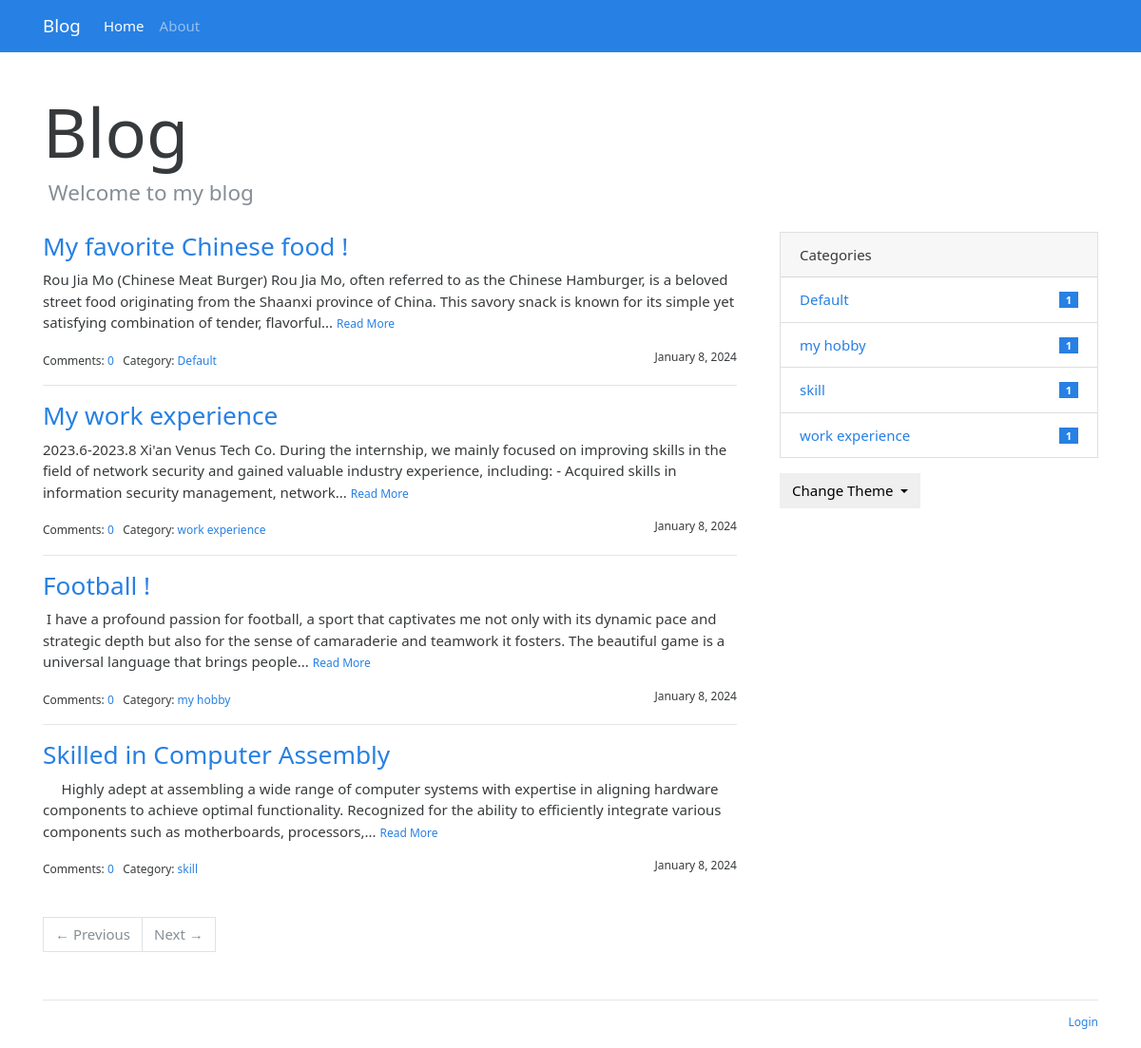
The page / on the database its author committed.
### blog/models.py (models this page shows, shortened)
class Admin(db.Model, UserMixin):
    id = db.Column(db.Integer, primary_key=True)
    username = db.Column(db.String(20))
    password_hash = db.Column(db.String(128))
    blog_title = db.Column(db.String(60))
    blog_sub_title = db.Column(db.String(100))
    name = db.Column(db.String(30))
    about = db.Column(db.Text)

class Post(db.Model):
    id = db.Column(db.Integer, primary_key=True)
    title = db.Column(db.String(60))
    body = db.Column(db.Text)
    timestamp = db.Column(db.DateTime, default=datetime.utcnow, index=True)
    can_comment = db.Column(db.Boolean, default=True)
    category_id = db.Column(db.Integer, db.ForeignKey('category.id'))
    category = db.relationship('Category', back_populates='posts')
    comments = db.relationship('Comment', back_populates='post', cascade='all, delete-orphan')

class Category(db.Model):
    id = db.Column(db.Integer, primary_key=True)
    name = db.Column(db.String(30), unique=True)
    posts = db.relationship('Post', back_populates='category')

### blog/blueprints/blog.py (the view)
@blog_bp.route('/')
def index():
    page = request.args.get('page', 1, type=int)
    per_page = current_app.config['POST_PER_PAGE']
    pagination = Post.query.order_by(Post.timestamp.desc()).paginate(page, per_page=per_page)
    posts = pagination.items
    return render_template('blog/index.html', pagination=pagination, posts=posts)

### blog/__init__.py (called while the page is built)
def register_template_context(app):
    @app.context_processor
    def make_template_context():
        admin = Admin.query.first()
        categories = Category.query.order_by(Category.name).all()
        links = Link.query.order_by(Link.name).all()
        if current_user.is_authenticated:
            unread_comments = Comment.query.filter_by(reviewed=False).count()
        else:
            unread_comments = None
        return dict(
            admin=admin, categories=categories,
            links=links, unread_comments=unread_comments)

def register_request_handlers(app):
    @app.after_request
    def query_profiler(response):
        for q in get_debug_queries():
            if q.duration >= app.config['SLOW_QUERY_THRESHOLD']:
                app.logger.warning(
                    'Slow query: Duration: %fs\n Context: %s\nQuery: %s\n '
                    % (q.duration, q.context, q.statement)
                )
        return response

### blog/templates/blog/index.html (shortened to what this page needs)
{% extends 'base.html' %}
{% from 'bootstrap/pagination.html' import render_pager %}
{% block content %}
    <div class="page-header">
        <h1 class="display-3">{{ admin.blog_title|default('Blog Title') }}</h1>
        <h4 class="text-muted">&nbsp;{{ admin.blog_sub_title|default('Blog Subtitle') }}</h4>
    </div>
    <div class="row">
        <div class="col-sm-8">
            {% include 'blog/_posts.html' %}
            {% if posts %}
                <div class="page-footer">{{ render_pager(pagination) }}</div>
            {% endif %}
        </div>
        <div class="col-sm-4 sidebar">
            {% include 'blog/_sidebar.html' %}
        </div>
    </div>
{% endblock %}

### blog/templates/base.html (shortened to what this page needs)
{% from 'bootstrap/nav.html' import render_nav_item %}
<!DOCTYPE html>
<html lang="en">
<head>
    {% block head %}
        <link rel="stylesheet"
              href="{{ url_for('static', filename='css/%s.min.css' % request.cookies.get('theme', 'perfect_blue')) }}"
              type="text/css">
        <link rel="stylesheet" href="{{ url_for('static', filename='css/style.css') }}" type="text/css">
    {% endblock head %}
</head>
<body>
{% block nav %}
    <nav class="navbar navbar-expand-lg navbar-dark bg-primary">
        <div class="container">
            <a class="navbar-brand" href="{{ url_for('blog.index') }}">{{ admin.blog_title }}</a>
            <div class="collapse navbar-collapse" id="navbarColor01">
                <ul class="navbar-nav mr-auto">
                    {{ render_nav_item('blog.index', 'Home') }}
                    {{ render_nav_item('blog.about', 'About') }}
                </ul>
            </div>
        </div>
    </nav>
{% endblock nav %}
<main class="container">
    {% block content %}{% endblock content %}
    {% block footer %}
        <footer>
            <p class="float-right">
                <small>
                    {% if current_user.is_authenticated %}
                        <a href="{{ url_for('auth.logout', next=request.full_path) }}">Logout</a>
                    {% else %}
                        <a href="{{ url_for('auth.login', next=request.full_path) }}">Login</a>
                    {% endif %}
                </small>
            </p>
        </footer>
    {% endblock footer %}
</main>
</body>
</html>

### blog/templates/blog/_posts.html (shortened to what this page needs)
{% if posts %}
    {% for post in posts %}
        <h3 class="text-primary"><a href="{{ url_for('.show_post', post_id=post.id) }}">{{ post.title }}</a></h3>
        <p>
            {{ post.body|striptags|truncate }}
            <small><a href="{{ url_for('.show_post', post_id=post.id) }}">Read More</a></small>
        </p>
        <small>
            Comments: <a href="{{ url_for('.show_post', post_id=post.id) }}#comments">{{ post.comments|length }}</a>&nbsp;&nbsp;
            Category: <a
                href="{{ url_for('.show_category', category_id=post.category.id) }}">{{ post.category.name }}</a>
            <span class="float-right">{{ moment(post.timestamp).format('LL') }}</span>
        </small>
        {% if not loop.last %}
            <hr>
        {% endif %}
    {% endfor %}
{% endif %}

### blog/templates/blog/_sidebar.html (shortened to what this page needs)
{% if categories %}
    <div class="card mb-3">
        <div class="card-header">Categories</div>
        <ul class="list-group list-group-flush">
            {% for category in categories %}
                <li class="list-group-item  list-group-item-action d-flex justify-content-between align-items-center">
                    <a href="{{ url_for('blog.show_category', category_id=category.id) }}">
                        {{ category.name }}
                    </a>
                    <span class="badge badge-primary badge-pill"> {{ category.posts|length }}</span>
                </li>
            {% endfor %}
        </ul>
    </div>
{% endif %}
<div class="dropdown">
    <button class="btn btn-default dropdown-toggle" type="button" id="dropdownMenuButton"
            data-toggle="dropdown" aria-haspopup="true" aria-expanded="false">
        Change Theme
    </button>
</div>

### blog/static/css/style.css (style rules this page uses)
nav { margin-bottom: 20px; }
.page-header { padding-top: 20px; padding-bottom: 20px; }
.sidebar { padding-left: 30px; }
footer { margin-top: 30px; padding: 10px 0 40px; color: #999; border-top: 1px solid #e5e5e5; }
.page-footer { padding-top: 40px; }

### rows shown on the page
Admin: blog_title "Blog", blog_sub_title "Welcome to my blog"
Post: title "My favorite Chinese food !", body "Rou Jia Mo (Chinese Meat Burger) Rou Jia Mo, often referred to as the Chinese Hamburger, is a beloved street food originating from the Shaanxi province of China. This savory snack is known for its simple yet satisfying combination of tender, flavorful...", comments|length "0", category.name "Default", timestamp "January 8, 2024"
Post: title "My work experience", body "2023.6-2023.8 Xi'an Venus Tech Co. During the internship, we mainly focused on improving skills in the field of network security and gained valuable industry experience, including: - Acquired skills in information security management, network...", comments|length "0", category.name "work experience", timestamp "January 8, 2024"
Post: title "Football !", body "I have a profound passion for football, a sport that captivates me not only with its dynamic pace and strategic depth but also for the sense of camaraderie and teamwork it fosters. The beautiful game is a universal language that brings people...", comments|length "0", category.name "my hobby", timestamp "January 8, 2024"
Post: title "Skilled in Computer Assembly", body "Highly adept at assembling a wide range of computer systems with expertise in aligning hardware components to achieve optimal functionality. Recognized for the ability to efficiently integrate various components such as motherboards, processors,...", comments|length "0", category.name "skill", timestamp "January 8, 2024"
Category: name "Default", posts|length "1"
Category: name "my hobby", posts|length "1"
Category: name "skill", posts|length "1"
Category: name "work experience", posts|length "1"

### other values the page prints
{{ render_nav_item('blog.index', 'Home') }} "Home"
{{ render_nav_item('blog.about', 'About') }} "About"
{{ render_pager(pagination) }} "← Previous Next →"
